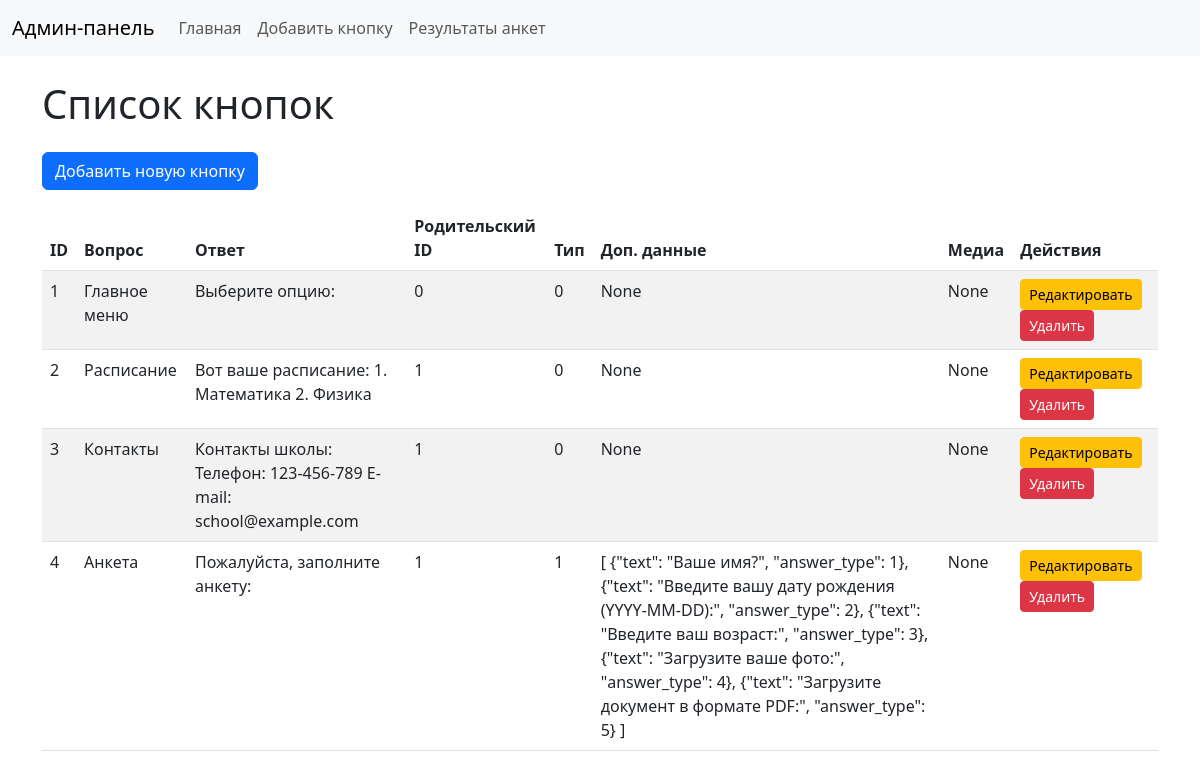
Before: / with the older database file.
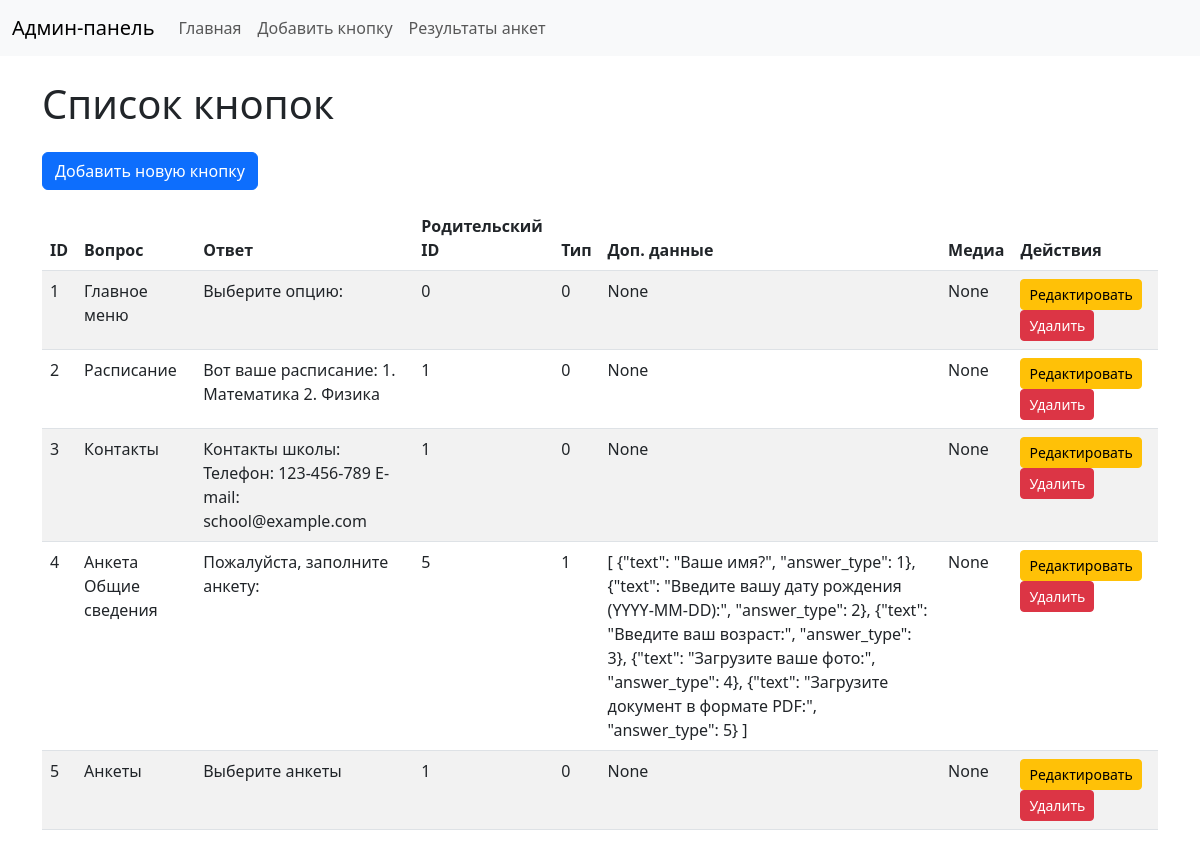
After: the same page with the newer database file.
### tables this page shows
CREATE TABLE buttons (
            id INTEGER PRIMARY KEY AUTOINCREMENT,
            question TEXT NOT NULL,            -- Текст вопроса или кнопки
            response TEXT NOT NULL,            -- Ответ на кнопку
            parent_id INTEGER DEFAULT 0,       -- Родительский ID
            request_type INTEGER DEFAULT 0,    -- Тип запроса (0 = стандартный, 1 = анкета)
            dop TEXT DEFAULT NULL,             -- Дополнительные данные (JSON для анкеты)
            media_url TEXT DEFAULT NULL        -- Ссылка на медиа (картинка или документ)
        );

### adm.py (the view)
@app.route("/")
def index():
    buttons = execute_query("SELECT id, question, response, parent_id, request_type, dop, media_url FROM buttons")
    return render_template("index.html", buttons=buttons)

### adm.py (called while the page is built)
def execute_query(query, args=(), fetchone=False, commit=False):
    conn = sqlite3.connect(DB_FILE)
    cursor = conn.cursor()
    cursor.execute(query, args)
    data = cursor.fetchone() if fetchone else cursor.fetchall()
    if commit:
        conn.commit()
    conn.close()
    return data

### templates/index.html
{% extends "base.html" %}
{% block content %}
<h1 class="mb-4">Список кнопок</h1>
<a href="/add" class="btn btn-primary mb-3">Добавить новую кнопку</a>
<table class="table table-striped">
    <thead>
        <tr>
            <th>ID</th>
            <th>Вопрос</th>
            <th>Ответ</th>
            <th>Родительский ID</th>
            <th>Тип</th>
            <th>Доп. данные</th>
            <th>Медиа</th>
            <th>Действия</th>
        </tr>
    </thead>
    <tbody>
        {% for button in buttons %}
        <tr>
            <td>{{ button[0] }}</td>
            <td>{{ button[1] }}</td>
            <td>{{ button[2] }}</td>
            <td>{{ button[3] }}</td>
            <td>{{ button[4] }}</td>
            <td>{{ button[5] }}</td>
            <td>{{ button[6] }}</td>
            <td>
                <a href="/edit/{{ button[0] }}" class="btn btn-sm btn-warning">Редактировать</a>
                <a href="/delete/{{ button[0] }}" class="btn btn-sm btn-danger">Удалить</a>
            </td>
        </tr>
        {% endfor %}
    </tbody>
</table>
{% endblock %}

### templates/base.html (shortened to what this page needs)
<!DOCTYPE html>
<html lang="en">
<head>
    <link href="https://cdn.jsdelivr.net/npm/bootstrap@5.3.0/dist/css/bootstrap.min.css" rel="stylesheet">
</head>
<body>
    <nav class="navbar navbar-expand-lg navbar-light bg-light">
        <div class="container-fluid">
            <a class="navbar-brand" href="/">Админ-панель</a>
            <div class="collapse navbar-collapse" id="navbarNav">
                <ul class="navbar-nav">
                    <li class="nav-item">
                        <a class="nav-link" href="/">Главная</a>
                    </li>
                    <li class="nav-item">
                        <a class="nav-link" href="/add">Добавить кнопку</a>
                    </li>
                    <li class="nav-item">
                        <a class="nav-link" href="/results">Результаты анкет</a>
                    </li>
                </ul>
            </div>
        </div>
    </nav>
    <div class="container mt-4">
        {% block content %}
        {% endblock %}
    </div>
</body>
</html>

Changed rows visible on the page:
changed buttons "Пожалуйста, заполните анкету:": question "Анкета" → "Анкета Общие сведения"; parent "1" → "5"
added buttons: id "5", question "Анкеты", response "Выберите анкеты", parent "1", request_type "0", button "None"
